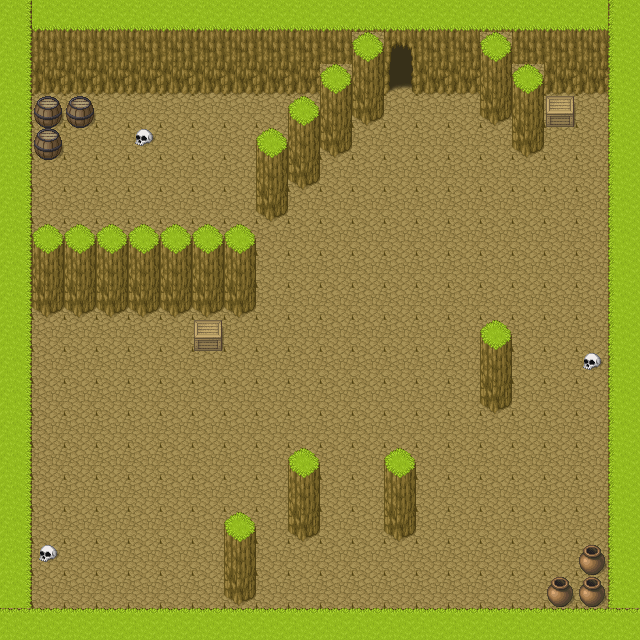

This game map was drawn from its Tiled (.tmx) file and the tilesets committed beside it. A one-line description and the trimmed map source follow:
An orthogonal 20x20 tile map with 32x32 px tiles, 3 tile layers (groundlayer, walllayer, decolayer), 2 tilesets.

<map version="1.5" tiledversion="1.7.2" orientation="orthogonal" renderorder="right-down" width="20" height="20" tilewidth="32" tileheight="32" infinite="0" nextlayerid="5" nextobjectid="1">
 <tileset firstgid="1" name="forest2" tilewidth="32" tileheight="32" tilecount="1064" columns="8">
  <image source="forest2.png" width="256" height="4256" />
  <tile id="97">
   <properties>
    <property name="wall" type="bool" value="false" />
   </properties>
  </tile>
  <tile id="105">
   <properties>
    <property name="wall" type="bool" value="false" />
   </properties>
  </tile>
  <tile id="136">
   <properties>
    <property name="wall" type="bool" value="true" />
   </properties>
  </tile>
  <tile id="137">
   <properties>
    <property name="wall" type="bool" value="true" />
   </properties>
  </tile>
  <tile id="144">
   <properties>
    <property name="wall" type="bool" value="true" />
   </properties>
  </tile>
  <tile id="145">
   <properties>
    <property name="wall" type="bool" value="true" />
   </properties>
  </tile>
 </tileset>
 <tileset firstgid="1065" name="forest3" tilewidth="32" tileheight="32" tilecount="855" columns="19">
  <image source="forest3.png" width="608" height="1440" />
 </tileset>
 <layer id="1" name="groundlayer" width="20" height="20">
  <data>[400 cells, 400 non-empty, 1 distinct tile ids]</data>
 </layer>
 <layer id="2" name="walllayer" width="20" height="20">
  <data>[400 cells, 157 non-empty, 11 distinct tile ids]</data>
 </layer>
 <layer id="3" name="decolayer" width="20" height="20">
  <data>[400 cells, 11 non-empty, 4 distinct tile ids]</data>
 </layer>
</map>
